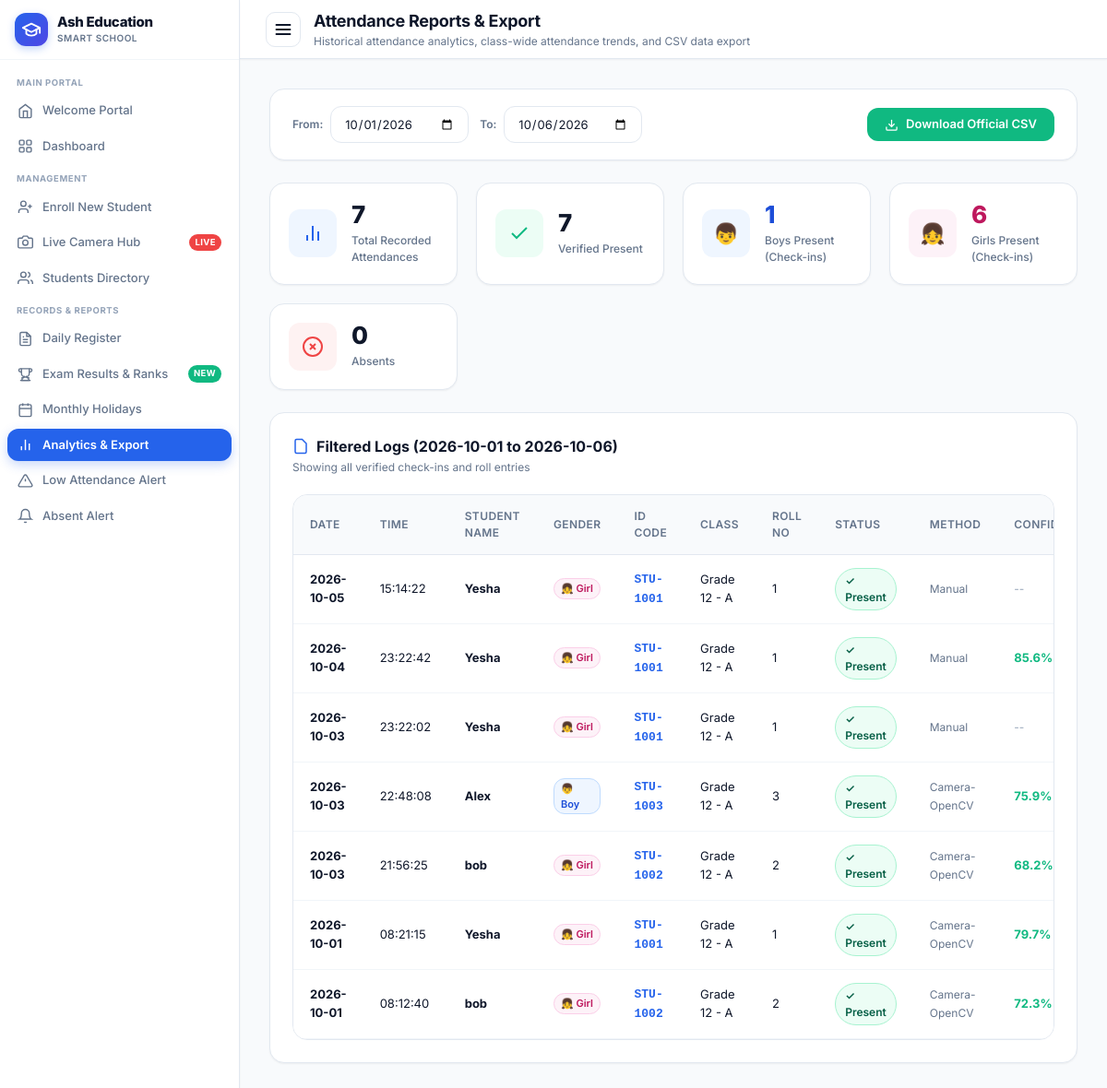
The page /reports on the database as committed earlier.
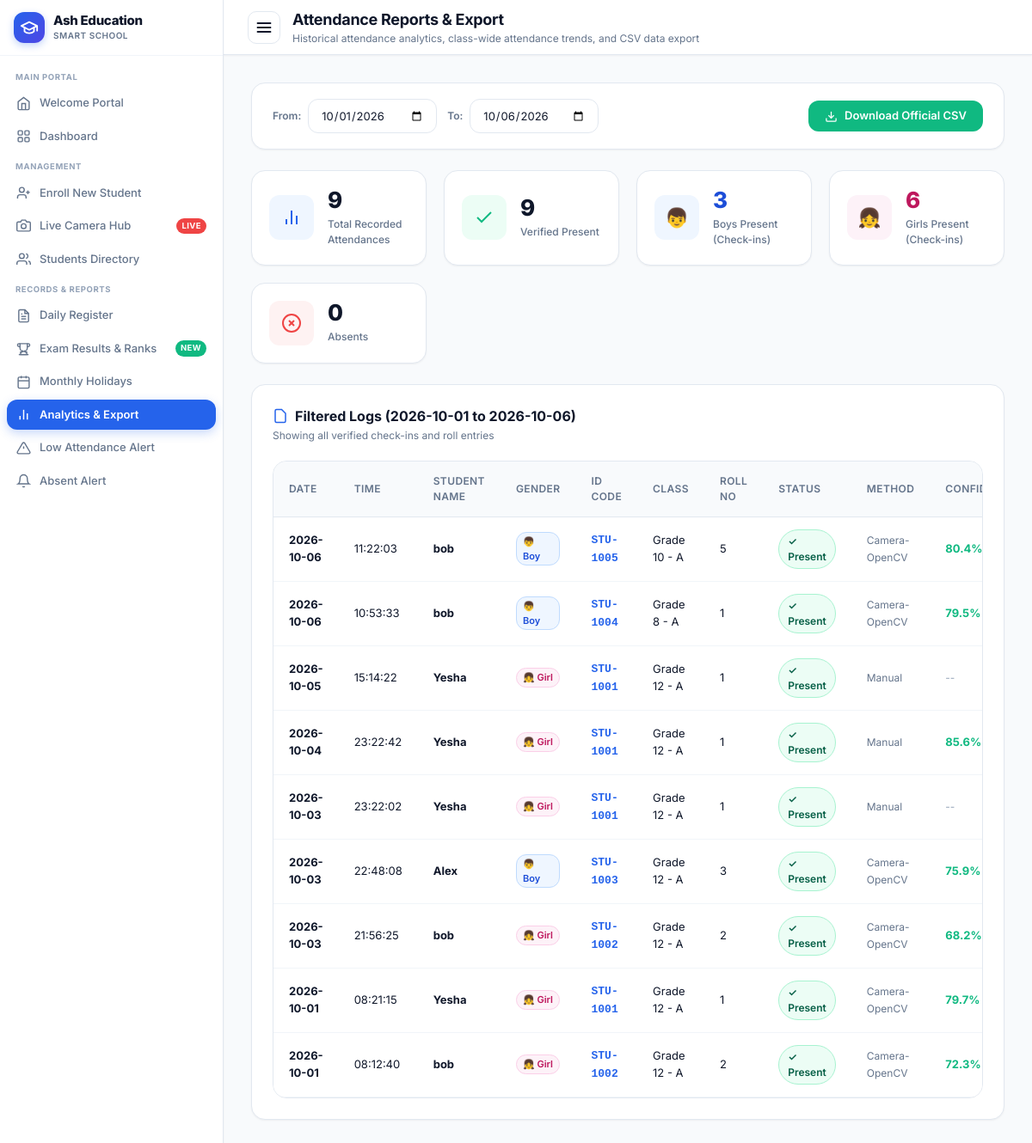
The same page on the database as committed later.
### tables this page shows
CREATE TABLE attendance (
        id INTEGER PRIMARY KEY AUTOINCREMENT,
        student_id TEXT NOT NULL,
        date TEXT NOT NULL,
        time TEXT NOT NULL,
        status TEXT NOT NULL DEFAULT 'Present',
        method TEXT NOT NULL DEFAULT 'Camera-OpenCV',
        confidence REAL DEFAULT 0.0,
        notes TEXT,
        created_at TIMESTAMP DEFAULT CURRENT_TIMESTAMP,
        UNIQUE(student_id, date),
        FOREIGN KEY (student_id) REFERENCES students (student_id) ON DELETE CASCADE
    );

CREATE TABLE students (
        id INTEGER PRIMARY KEY AUTOINCREMENT,
        student_id TEXT UNIQUE NOT NULL,
        full_name TEXT NOT NULL,
        grade TEXT NOT NULL,
        section TEXT NOT NULL,
        roll_no TEXT NOT NULL,
        gender TEXT DEFAULT 'Other',
        guardian_name TEXT,
        guardian_phone TEXT,
        photo_path TEXT,
        status TEXT DEFAULT 'Active',
        created_at TIMESTAMP DEFAULT CURRENT_TIMESTAMP
    , parent_phone TEXT, category TEXT DEFAULT 'General', dob TEXT DEFAULT '');

### backend/app.py (the view)
@app.route('/reports')
def reports():
    start_date = request.args.get('start_date', (date.today().replace(day=1)).isoformat())
    end_date = request.args.get('end_date', date.today().isoformat())
    grade = request.args.get('grade', session.get('selected_grade', 'All'))
    session['selected_grade'] = grade
    records = get_attendance_reports(start_date=start_date, end_date=end_date, grade=grade)
    total_logs = len(records)
    present_cnt = sum(1 for r in records if r['status'] == 'Present')
    late_cnt = sum(1 for r in records if r['status'] == 'Late')
    excused_cnt = sum(1 for r in records if r['status'] == 'Excused')
    absent_cnt = sum(1 for r in records if r['status'] == 'Absent')
    boys_present = sum(1 for r in records if r.get('status') in ('Present', 'Late') and str(r.get('gender', '')).lower() in ('male', 'boy', 'm'))
    girls_present = sum(1 for r in records if r.get('status') in ('Present', 'Late') and str(r.get('gender', '')).lower() in ('female', 'girl', 'f'))
    return render_template(
        'reports.html',
        records=records,
        start_date=start_date,
        end_date=end_date,
        selected_grade=grade,
        total_logs=total_logs,
        present_cnt=present_cnt,
        late_cnt=late_cnt,
        excused_cnt=excused_cnt,
        absent_cnt=absent_cnt,
        boys_present=boys_present,
        girls_present=girls_present
    )

### backend/app.py (called while the page is built)
@app.context_processor
def inject_global_grade():
    active_grade = session.get('selected_grade', 'All')
    all_students = get_all_students()
    all_grades = sorted(list(set(s['grade'] for s in all_students if s.get('grade'))))
    return {
        'active_grade': active_grade,
        'all_campus_grades': all_grades
    }

### backend/database.py (called while the page is built)
def get_db_connection():
    conn = sqlite3.connect(DB_PATH)
    conn.execute("PRAGMA foreign_keys = ON")
    conn.row_factory = sqlite3.Row
    return conn

### frontend/templates/reports.html (shortened to what the changed rows need)
{% extends "base.html" %}
{% block page_heading %}Attendance Reports & Export{% endblock %}
{% block content %}
<div class="stats-grid" style="margin-bottom:24px; grid-template-columns: repeat(auto-fit, minmax(200px, 1fr));">
  <div class="stat-card">
    <div class="stat-content">
      <h3>{{ total_logs }}</h3>
      <p>Total Recorded Attendances</p>
    </div>
  </div>
  <div class="stat-card">
    <div class="stat-content">
      <h3>{{ present_cnt }}</h3>
      <p>Verified Present</p>
    </div>
  </div>
  <div class="stat-card">
    <div class="stat-content">
      <h3 style="color:#1d4ed8;">{{ boys_present }}</h3>
      <p>Boys Present (Check-ins)</p>
    </div>
  </div>
</div>
<div class="card">
  {% if records and records|length > 0 %}
    <div class="table-responsive">
      <table class="custom-table">
        <thead>
          <tr>
            <th>Date</th>
            <th>Time</th>
            <th>Student Name</th>
            <th>Gender</th>
            <th>ID Code</th>
            <th>Class</th>
            <th>Roll No</th>
            <th>Status</th>
            <th>Method</th>
            <th>Confidence</th>
          </tr>
        </thead>
        <tbody>
          {% for r in records %}
            <tr>
              <td><strong>{{ r.date }}</strong></td>
              <td>{{ r.time }}</td>
              <td><strong>{{ r.full_name }}</strong></td>
              <td>
                {% if r.gender and r.gender|lower in ['male', 'boy', 'm'] %}
                  <span class="gender-tag-pill boy">👦 Boy</span>
                {% elif r.gender and r.gender|lower in ['female', 'girl', 'f'] %}
                  <span class="gender-tag-pill girl">👧 Girl</span>
                {% else %}
                  <span class="gender-tag-pill other">{{ r.gender or 'N/A' }}</span>
                {% endif %}
              </td>
              <td><span style="font-family:monospace; color:var(--primary); font-weight:600;">{{ r.student_id }}</span></td>
              <td>{{ r.grade }} - {{ r.section }}</td>
              <td>{{ r.roll_no }}</td>
              <td>
                {% if r.status == 'Present' %}
                  <span class="badge badge-present">✓ Present</span>
                {% elif r.status == 'Late' %}
                  <span class="badge badge-late">⏱ Late</span>
                {% else %}
                  <span class="badge badge-excused">{{ r.status }}</span>
                {% endif %}
              </td>
              <td>
                <span style="font-size:12px; color:var(--text-muted);">{{ r.method }}</span>
              </td>
              <td>
                {% if r.confidence and r.confidence > 0 %}
                  <span style="font-weight:700; color:var(--success);">{{ r.confidence }}%</span>
                {% else %}
                  <span style="color:var(--text-light); font-size:12px;">--</span>
                {% endif %}
              </td>
            </tr>
          {% endfor %}
        </tbody>
      </table>
    </div>
  {% else %}
    <div style="text-align:center; padding:40px; color:var(--text-muted);">
      <p>No records found for the selected date range and filters.</p>
    </div>
  {% endif %}
</div>
{% endblock %}

Rows that differ between the two databases and show on the page:
added attendance: date "2026-10-06", time "11:22:03", full_name "bob", shows "👦 Boy", student_id "STU-1005", grade "Grade 10", section "A", roll_no "5", status "✓ Present", method "Camera-OpenCV", confidence "80.4"
added attendance: date "2026-10-06", time "10:53:33", full_name "bob", shows "👦 Boy", student_id "STU-1004", grade "Grade 8", section "A", roll_no "1", status "✓ Present", method "Camera-OpenCV", confidence "79.5"
Other text that changed with them:
{{ total_logs }}: "7" → "9"
{{ present_cnt }}: "7" → "9"
{{ boys_present }}: "1" → "3"
